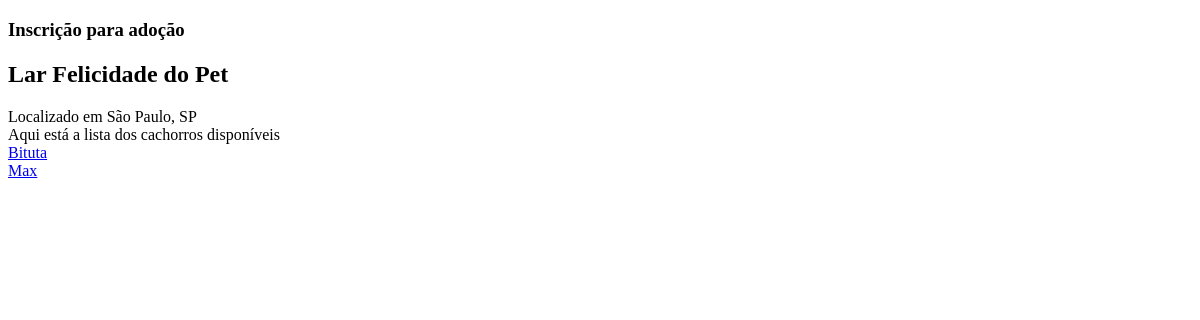
Page /shelter/1 on the earlier database version.
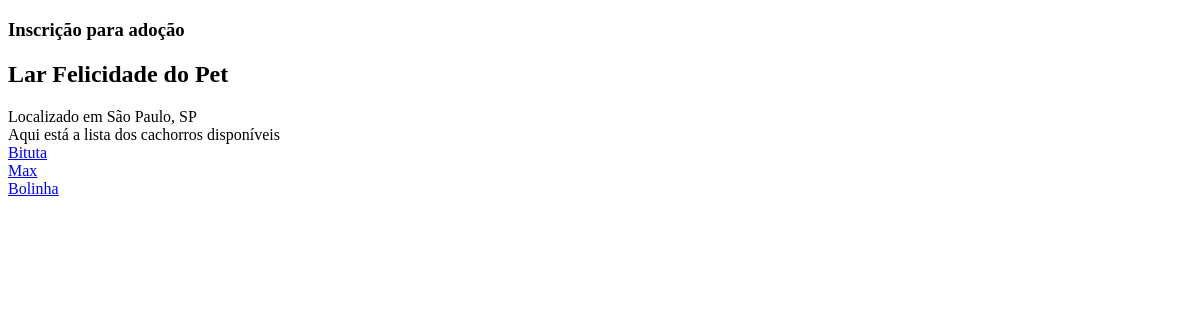
Same page on the later database version.
### dog_shelters/models.py (models this page shows, shortened)
class Dog(models.Model):
    shelter = models.ForeignKey(Shelter, on_delete=models.PROTECT)
    name = models.CharField(max_length=40)
    description = models.CharField(max_length=100)
    intake_date = models.DateTimeField(auto_now_add=True)

### dog_shelters/views.py (the view)
# urls.py: path('shelter/<int:pk>', views.shelter_detail, name='shelter_detail'),
def shelter_detail(request, pk):
    shelter = get_object_or_404(models.Shelter, pk=pk)
    context = {'shelter': shelter}
    return render(request, 'shelter_detail.html', context)

### dog_shelters/templates/shelter_detail.html (shortened to what this page needs)
{% extends 'base.html' %}
{% block content %}
<h2>{{ shelter.name }}</h2>
<div>Localizado em {{ shelter.location }}</div>
{% if shelter.dog_set.all %}
    <div>Aqui está a lista dos cachorros disponíveis</div>
    {% for dog in shelter.dog_set.all %}
        <div>
            <a href="{% url 'dog_detail' dog.id %}">{{dog.name}}</a>
        </div>
    {% endfor %}
{% else %}
    <div>Esse abrigo não tem cachorros disponíveis</div>
{% endif %}
{% endblock %}

Differences in the rows shown:
added Dog: name "Bolinha"
